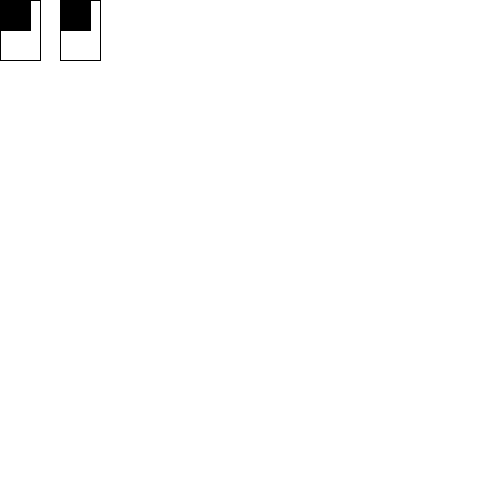
Frame 1 (no input)
Frame 60 (the mouse pressed at the canvas centre just before this capture): identical to frame 1, image omitted
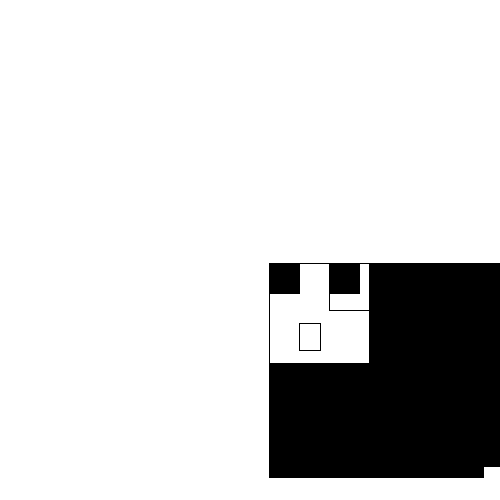
Frame 120 (the mouse held since frame 60 and released just before this capture)

The Processing sketch that drew these frames (run headless with seeded random() and noise(); from frame 60 on, the mouse is pressed at the canvas centre):

// Processing sketch: processing_139949
// ── processing_139949.pde

float sheep=10;
/* 
labels shape and action with a common phrase
*/
  void setup() {
    size(500,500);
  smooth();
ellipseMode(CENTER);
  }
   
  void draw () {
 
background(255);
/* 
shape size and color layed 
 */
if (mousePressed){
sheep = sheep+1.5;
translate (random(10,20),random(10,20));
  }
  /*
  when mouse clicked the initial shape grows exponenilally
  */

fill(255);
rect (mouseX,mouseY,40,60);
fill(255);
rect (mouseX+60,mouseY,40,60);
 
fill(255);
rect (mouseX,mouseY,random(10,15),random(10,15));
fill(255);
rect(mouseX+60,mouseY,random(10,15),random(10,15));
/*
the post click shapes get color and size
*/
fill(0);
if(mousePressed) rect (mouseX,mouseY,random(100+sheep,120+sheep),random(100+sheep,120+sheep))  ;
fill(0);
if(mousePressed)  rect (mouseX+60,mouseY,random(100+sheep,120+sheep),random(100+sheep,120+sheep));
fill(255);
if(mousePressed) rect (mouseX,mouseY,random(100,50),random(100,50))  ;
fill(255);
if(mousePressed) rect (mouseX+60,mouseY,random(40,50),random(40,50))  ;

// Augen still
fill(0);
 
rect (mouseX,mouseY,30,30);
rect (mouseX+60,mouseY,30,30);
/*
the shapes continue to grow and shake dramatically
*/
   //Mund
   fill(255);
if(mousePressed)  rect (mouseX+30,mouseY+60,4+sheep/6,10+sheep/6);
}
/*
credit to Monster by Lukas Sommer
*/
